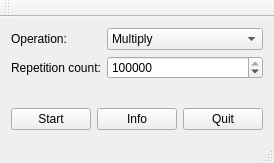
<?xml version="1.0" encoding="UTF-8"?>
<ui version="4.0">
 <class>MainWindow</class>
 <widget class="QMainWindow" name="MainWindow">
  <property name="geometry">
   <rect>
    <x>0</x>
    <y>0</y>
    <width>272</width>
    <height>163</height>
   </rect>
  </property>
  <property name="windowTitle">
   <string>QElapsedTimer Demo</string>
  </property>
  <widget class="QWidget" name="centralWidget">
   <layout class="QVBoxLayout" name="verticalLayout">
    <item>
     <layout class="QFormLayout" name="formLayout">
      <item row="0" column="0">
       <widget class="QLabel" name="label1">
        <property name="text">
         <string>Operation:</string>
        </property>
       </widget>
      </item>
      <item row="0" column="1">
       <widget class="QComboBox" name="operationComboBox">
        <item>
         <property name="text">
          <string>Multiply</string>
         </property>
        </item>
        <item>
         <property name="text">
          <string>Divide</string>
         </property>
        </item>
        <item>
         <property name="text">
          <string>Sine</string>
         </property>
        </item>
        <item>
         <property name="text">
          <string>Cosine</string>
         </property>
        </item>
        <item>
         <property name="text">
          <string>Nothing</string>
         </property>
        </item>
       </widget>
      </item>
      <item row="1" column="0">
       <widget class="QLabel" name="label">
        <property name="text">
         <string>Repetition count:</string>
        </property>
       </widget>
      </item>
      <item row="1" column="1">
       <widget class="QSpinBox" name="repetitionSpinBox">
        <property name="minimum">
         <number>1</number>
        </property>
        <property name="maximum">
         <number>99999999</number>
        </property>
        <property name="value">
         <number>1000000</number>
        </property>
       </widget>
      </item>
     </layout>
    </item>
    <item>
     <layout class="QHBoxLayout" name="horizontalLayout">
      <item>
       <widget class="QPushButton" name="startButton">
        <property name="text">
         <string>Start</string>
        </property>
       </widget>
      </item>
      <item>
       <widget class="QPushButton" name="infoButton">
        <property name="text">
         <string>Info</string>
        </property>
       </widget>
      </item>
      <item>
       <widget class="QPushButton" name="quitButton">
        <property name="text">
         <string>Quit</string>
        </property>
       </widget>
      </item>
     </layout>
    </item>
   </layout>
  </widget>
  <widget class="QMenuBar" name="menuBar">
   <property name="geometry">
    <rect>
     <x>0</x>
     <y>0</y>
     <width>272</width>
     <height>20</height>
    </rect>
   </property>
  </widget>
  <widget class="QToolBar" name="mainToolBar">
   <attribute name="toolBarArea">
    <enum>TopToolBarArea</enum>
   </attribute>
   <attribute name="toolBarBreak">
    <bool>false</bool>
   </attribute>
  </widget>
  <widget class="QStatusBar" name="statusBar"/>
 </widget>
 <layoutdefault spacing="6" margin="11"/>
 <resources/>
 <connections/>
</ui>
